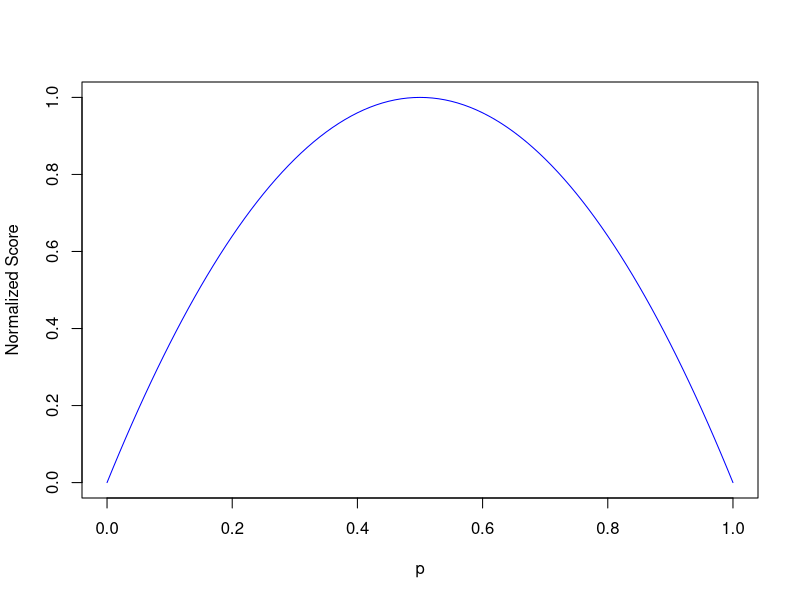

Source code (R): (Note: this script raises an error after producing the figure.)
## ---- chunk 1
curve( 4*x*(1-x), xlim=c(0, 1), ylim=c(0, 1), col='blue', xlab="p", ylab="Normalized Score")
curve( (1/C) * 0.5 * (-x*log(x) - (1-x)*log(1-x)),n=1000, add=TRUE, col='darkgreen')
title("Gini Impurity vs. Information Gain (Normalized)")
legend("bottom", c("Gini Impurity", "Information Gain"), col=c("blue", "darkgreen"), lty=1)
